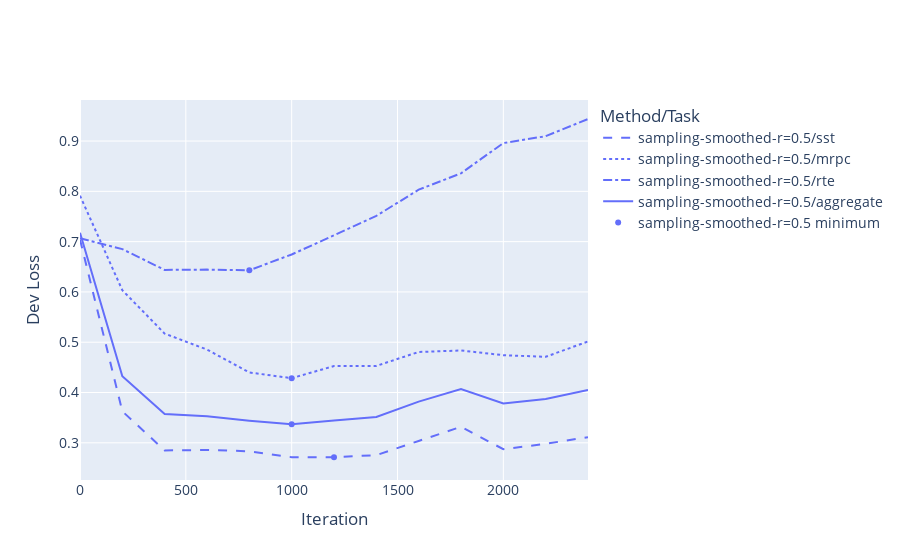

The cell this chart's notebook holds for it:
### Code cell
plot_metric_over_time('dev', 'loss', 
                      [
                       'sampling-smoothed-r=0.5',
#                        'sampling-smoothed-r=0.375',
#                        'sampling-smoothed-r=0.25',
#                        'sampling-smoothed-r=0.125',
#                        'sampling-raw'
                      ],
                      plot_minima=True)

### Figure 1 — Plotly figure (JSON) as saved in the notebook; plotly's stock layout.template omitted (floating-point values rounded to 4 significant figures)
{"data": [{"line": {"color": "#636EFA", "dash": "dash"}, "mode": "lines", "name": "sampling-smoothed-r=0.5/sst", "type": "scatter", "x": [0, 200, 400, 600, 800, 1000, 1200, 1400, 1600, 1800, 2000, 2200, 2400], "y": [0.7043, 0.3626, 0.2849, 0.2856, 0.2832, 0.2715, 0.2713, 0.2755, 0.3037, 0.3319, 0.2872, 0.298, 0.3112]}, {"line": {"color": "#636EFA", "dash": "dot"}, "mode": "lines", "name": "sampling-smoothed-r=0.5/mrpc", "type": "scatter", "x": [0, 200, 400, 600, 800, 1000, 1200, 1400, 1600, 1800, 2000, 2200, 2400], "y": [0.7915, 0.6034, 0.5171, 0.4854, 0.4399, 0.4284, 0.4527, 0.453, 0.4806, 0.4835, 0.4742, 0.471, 0.5015]}, {"line": {"color": "#636EFA", "dash": "dashdot"}, "mode": "lines", "name": "sampling-smoothed-r=0.5/rte", "type": "scatter", "x": [0, 200, 400, 600, 800, 1000, 1200, 1400, 1600, 1800, 2000, 2200, 2400], "y": [0.7069, 0.6852, 0.6437, 0.6444, 0.6431, 0.6745, 0.7127, 0.7513, 0.8033, 0.8359, 0.8961, 0.9097, 0.9439]}, {"line": {"color": "#636EFA"}, "mode": "lines", "name": "sampling-smoothed-r=0.5/aggregate", "type": "scatter", "x": [0, 200, 400, 600, 800, 1000, 1200, 1400, 1600, 1800, 2000, 2200, 2400], "y": [0.7178, 0.4324, 0.3571, 0.3529, 0.344, 0.3368, 0.3442, 0.3514, 0.382, 0.4068, 0.3783, 0.3872, 0.4052]}, {"marker": {"color": "#636EFA"}, "mode": "markers", "name": "sampling-smoothed-r=0.5 minimum", "type": "scatter", "x": [1200, 1000, 800, 1000], "y": [0.2713, 0.4284, 0.6431, 0.3368]}], "layout": {"font": {"size": 14}, "legend": {"title": {"text": "Method/Task"}}, "xaxis": {"title": {"text": "Iteration"}}, "yaxis": {"title": {"text": "Dev Loss"}}}}
